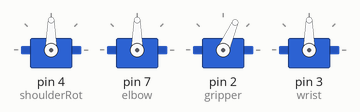
This sketch was run on a simulated Arduino Uno, built with avr-gcc and run on an emulated ATmega328P. Shown: 4 × servo. No radio packets arrive unless stated.

Above: at 0.15 s.
At 0.7 s:
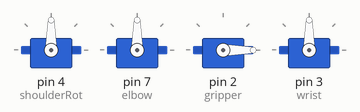
Timing chart, 0 to 2.2 s (numbered marks = the images above):
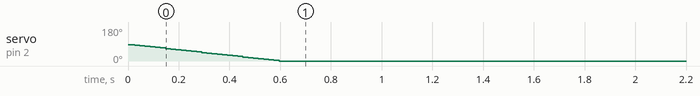

Measured:
- by itself, servo on pin 2 (gripper): moves from 87° to 0° over 0.57 s

The sketch:

Wired_Test_Code.ino
```cpp
#include <VarSpeedServo.h>

#include <RH_ASK.h>
#include <SPI.h>
#include <Arduino.h>
#include <Wire.h>
#include <nRF24L01.h>
#include <RF24.h>
int joyX = 0;//joystick pin for X direction for servos
int joyY = 1;//joystick pin for Y direction for motors, joystick 2 plugs in here

int joyValY;//y-position
int joyValX;//x-position
int joy2ValY;
int speedX=0;
int partCounter=0;
int pressed=0;
const byte address[6] = "00001";

String text="";

RF24 radio(9, 10);
int speedY=0;
VarSpeedServo shoulderRot;
VarSpeedServo elbow;
VarSpeedServo gripper;
VarSpeedServo wrist;

void setup() {

  Serial.begin(9600);

  radio.begin();

  //set the address
  radio.openReadingPipe(0, address);

  //Set module as receiver
  radio.startListening();
  // put your setup code here, to run once:
  shoulderRot.attach(4);
  elbow.attach(7);
  elbow.write(90);
  gripper.attach(2);
  wrist.attach(3);
  //TIMSK0=0;
  pressed=0;
}

void loop() {
  // put your main code here, to run repeatedly:
  int j=0;

  if(radio.available()){
    char buf[32] = {0};
    radio.read(&buf, sizeof(buf));
    uint8_t buflen = sizeof(buf);//
   // Serial.println(buf);
    partCounter=0;
    for (j=0;j<buflen;j++){
      if (buf[j]==':'){
        partCounter++;

        if (partCounter==4) {
          //JOY3x
          joyValX=text.toInt();
          speedX=abs(joyValX-520)/100;
        }
        if (partCounter==5) {
          joyValY=text.toInt();
          speedY=abs(joyValY-500)/100;
        }
        if (partCounter==6) {
          pressed=text.toInt();
        }

        text="";
        continue;
      }
      text+=(char)(buf[j]);
    }
  }

  if(pressed==0){
    grip();
  }
  if(pressed==1){
    letgo();
  }
  if(joyValX>520){
    left();
  }
  if(joyValX<500){
    right();
  }
  if(joyValY<490){
    forward();
  }
  if(joyValY>507){
    backward();
  }
  delay(20);
  //Serial.println(joyValY);//////
}
void right(){
  shoulderRot.write(shoulderRot.read()+speedX);
}

void left(){
  shoulderRot.write(shoulderRot.read()-speedX);
  Serial.println(speedX);
}

void forward(){
  elbow.write(elbow.read()+speedY);
  //Serial.println(elbow.read());
}
void backward(){
  elbow.write(elbow.read()-speedY);
}
void grip(){
  gripper.write(gripper.read()-3);
}
void letgo(){
  gripper.write(gripper.read()+100);
}
```
